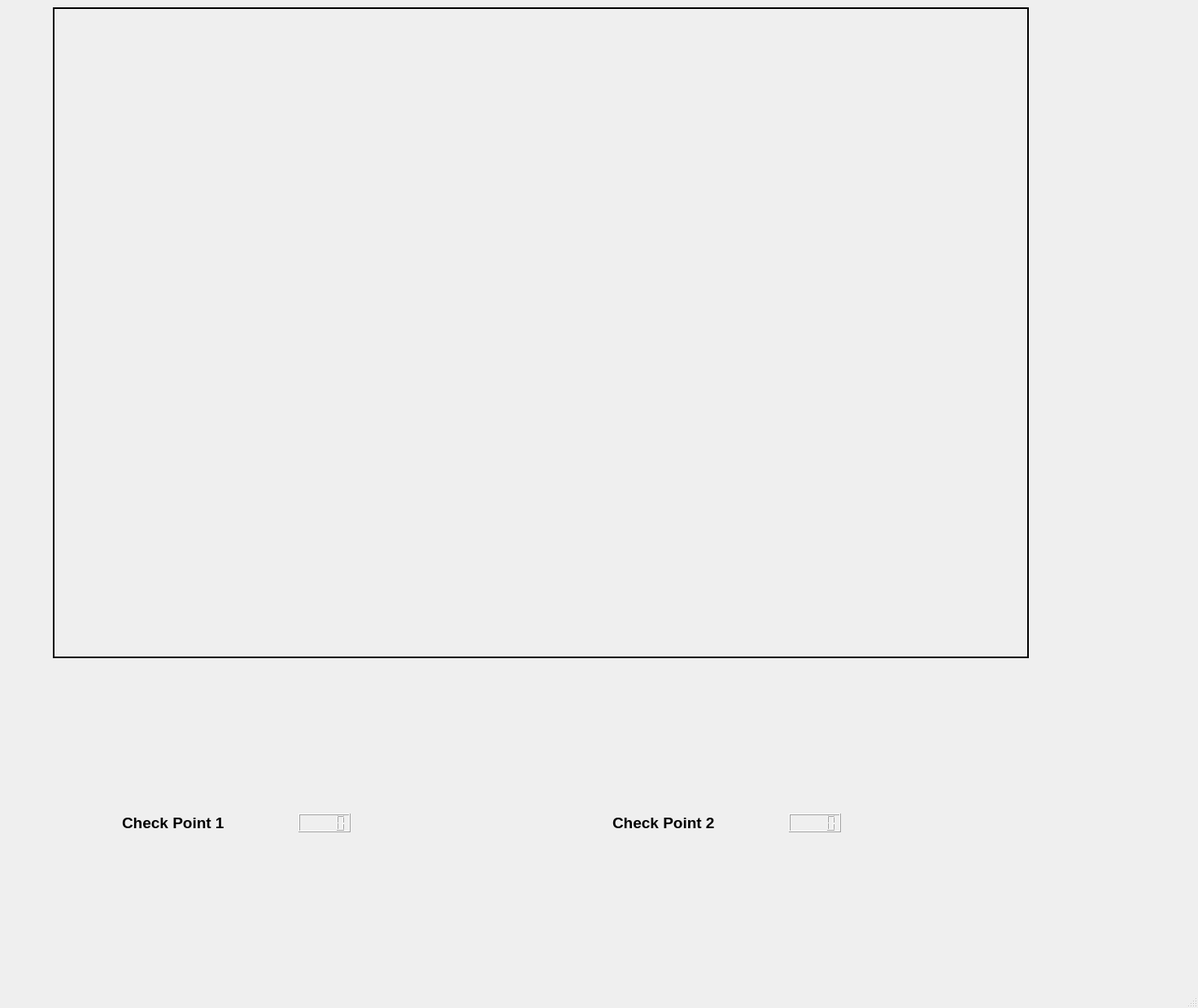
<?xml version="1.0" encoding="UTF-8"?>
<ui version="4.0">
 <class>MainWindow</class>
 <widget class="QMainWindow" name="MainWindow">
  <property name="geometry">
   <rect>
    <x>0</x>
    <y>0</y>
    <width>1473</width>
    <height>1239</height>
   </rect>
  </property>
  <property name="windowTitle">
   <string>BlueTeam</string>
  </property>
  <widget class="QWidget" name="centralwidget">
   <layout class="QGridLayout" name="gridLayout">
    <item row="0" column="0">
     <layout class="QHBoxLayout" name="horizontalLayout_2">
      <item>
       <widget class="QLabel" name="label_2">
        <property name="minimumSize">
         <size>
          <width>50</width>
          <height>50</height>
         </size>
        </property>
        <property name="maximumSize">
         <size>
          <width>50</width>
          <height>50</height>
         </size>
        </property>
        <property name="text">
         <string/>
        </property>
       </widget>
      </item>
      <item>
       <layout class="QVBoxLayout" name="verticalLayout_2">
        <item>
         <widget class="QLabel" name="image">
          <property name="minimumSize">
           <size>
            <width>1200</width>
            <height>800</height>
           </size>
          </property>
          <property name="maximumSize">
           <size>
            <width>999999</width>
            <height>90000</height>
           </size>
          </property>
          <property name="frameShape">
           <enum>QFrame::WinPanel</enum>
          </property>
          <property name="text">
           <string/>
          </property>
         </widget>
        </item>
        <item>
         <layout class="QHBoxLayout" name="horizontalLayout">
          <property name="sizeConstraint">
           <enum>QLayout::SetMinimumSize</enum>
          </property>
          <item alignment="Qt::AlignHCenter">
           <widget class="QLabel" name="checkpoint_1">
            <property name="font">
             <font>
              <pointsize>14</pointsize>
              <bold>true</bold>
             </font>
            </property>
            <property name="text">
             <string>Check Point 1</string>
            </property>
           </widget>
          </item>
          <item alignment="Qt::AlignLeft|Qt::AlignVCenter">
           <widget class="QLCDNumber" name="lcdNumber"/>
          </item>
          <item alignment="Qt::AlignHCenter">
           <widget class="QLabel" name="label">
            <property name="font">
             <font>
              <pointsize>14</pointsize>
              <bold>true</bold>
             </font>
            </property>
            <property name="text">
             <string>Check Point 2</string>
            </property>
           </widget>
          </item>
          <item alignment="Qt::AlignLeft|Qt::AlignVCenter">
           <widget class="QLCDNumber" name="lcdNumber_2"/>
          </item>
         </layout>
        </item>
       </layout>
      </item>
      <item>
       <layout class="QVBoxLayout" name="verticalLayout">
        <item alignment="Qt::AlignHCenter|Qt::AlignVCenter">
         <widget class="QLabel" name="teamname">
          <property name="font">
           <font>
            <family>Times New Roman</family>
            <pointsize>30</pointsize>
            <bold>true</bold>
           </font>
          </property>
          <property name="frameShape">
           <enum>QFrame::NoFrame</enum>
          </property>
          <property name="text">
           <string/>
          </property>
          <property name="alignment">
           <set>Qt::AlignCenter</set>
          </property>
         </widget>
        </item>
        <item alignment="Qt::AlignHCenter|Qt::AlignVCenter">
         <widget class="QLabel" name="label_6">
          <property name="minimumSize">
           <size>
            <width>187</width>
            <height>226</height>
           </size>
          </property>
          <property name="font">
           <font>
            <family>Times New Roman</family>
            <pointsize>30</pointsize>
            <bold>true</bold>
           </font>
          </property>
          <property name="frameShape">
           <enum>QFrame::NoFrame</enum>
          </property>
          <property name="text">
           <string/>
          </property>
         </widget>
        </item>
        <item alignment="Qt::AlignHCenter|Qt::AlignVCenter">
         <widget class="QLabel" name="label_5">
          <property name="font">
           <font>
            <family>Times New Roman</family>
            <pointsize>30</pointsize>
            <bold>true</bold>
            <stylestrategy>PreferAntialias</stylestrategy>
           </font>
          </property>
          <property name="text">
           <string/>
          </property>
         </widget>
        </item>
       </layout>
      </item>
     </layout>
    </item>
   </layout>
  </widget>
  <widget class="QMenuBar" name="menubar">
   <property name="geometry">
    <rect>
     <x>0</x>
     <y>0</y>
     <width>1473</width>
     <height>22</height>
    </rect>
   </property>
  </widget>
  <widget class="QStatusBar" name="statusbar"/>
 </widget>
 <resources/>
 <connections/>
</ui>
